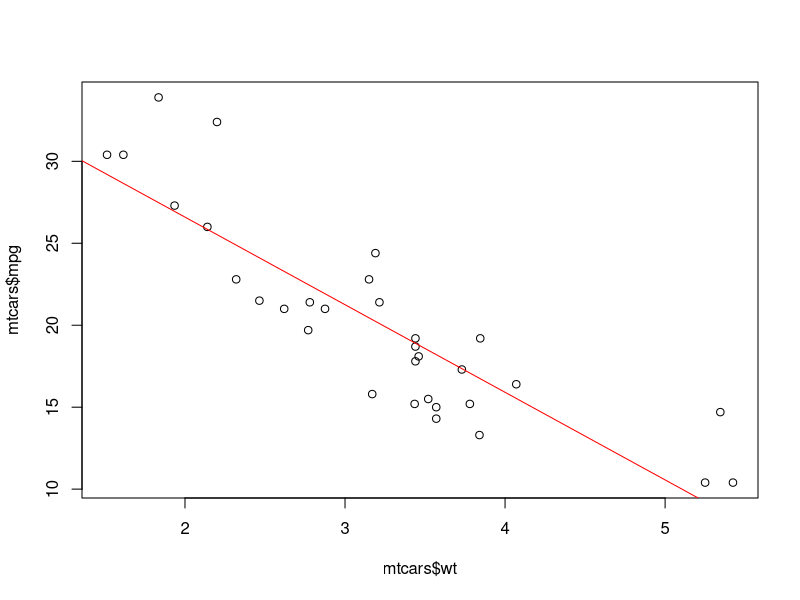

The R script that drew this image:
## ---- chunk 1
data(mtcars)
fit <- lm(mpg~wt, data=mtcars)
plot(mtcars$wt, mtcars$mpg)
abline(fit$coefficients[1], fit$coefficients[2], col="red")
